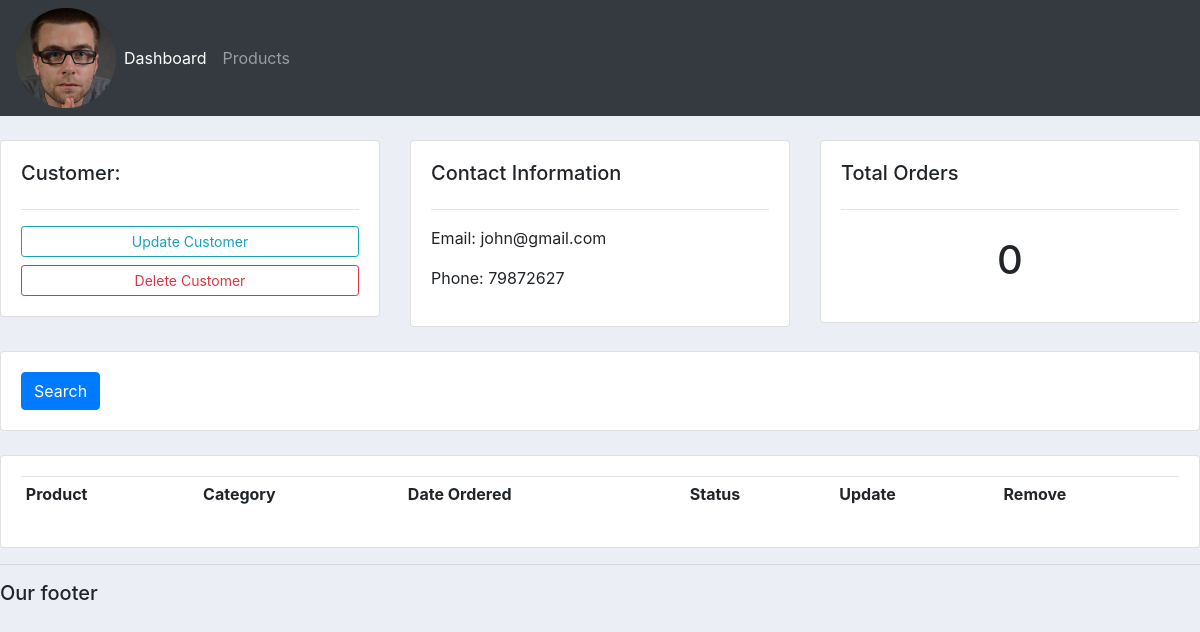
The app's page /customer/1/, older data.
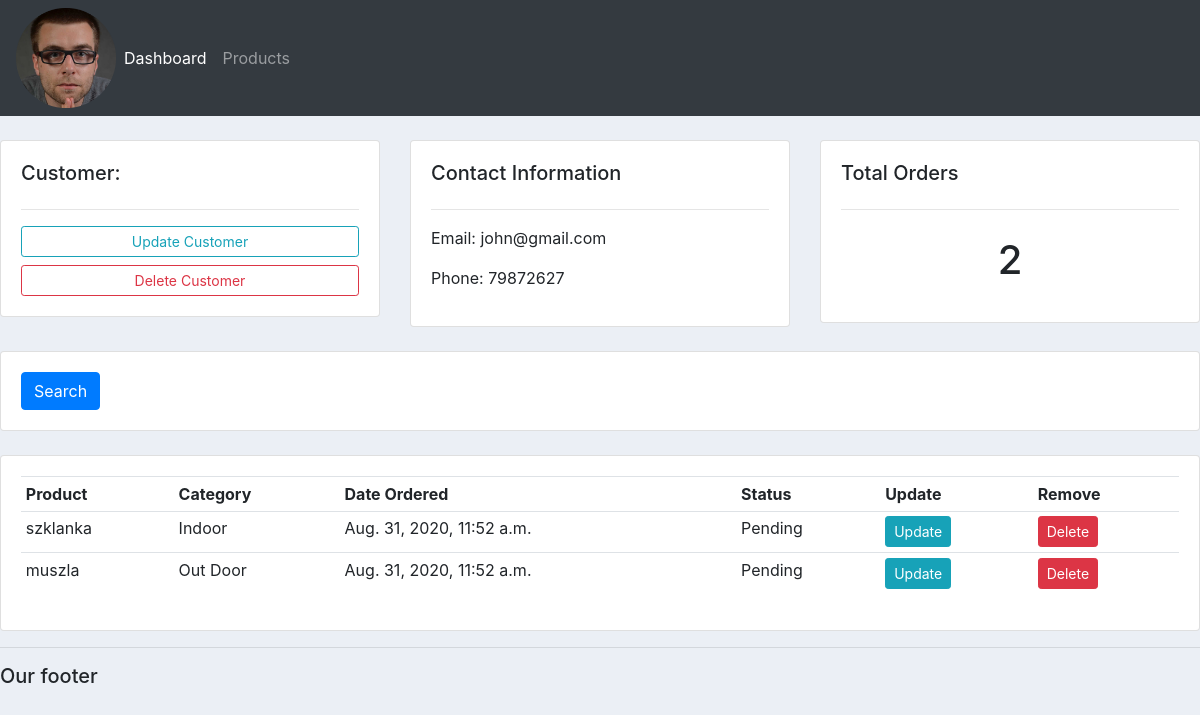
The same page, newer data.
### accounts/models.py (models this page shows, shortened)
class Order(models.Model):
    STATUS = (
        ("Pending", "Pending"),
        ("Out of delivery", "Out of delivery"),
        ("Delivered", "Delivered"),
    )
    customer = models.ForeignKey(Customer, null=True, on_delete=models.SET_NULL)
    product = models.ForeignKey(Product, null=True, on_delete=models.SET_NULL)
    date_created = models.DateTimeField(auto_now_add=True, null=True)
    status = models.CharField(max_length=200, null=True, choices=STATUS)

class Product(models.Model):
    CATEGORY = (
        ("Indoor", "Indoor"),
        ("Out Door", "Out Door"),
    )
    name = models.CharField(max_length=200, null=True)
    price = models.FloatField(null=True)
    category = models.CharField(max_length=200, null=True, choices=CATEGORY)
    description = models.CharField(max_length=200, null=True, blank=True)
    date_created = models.DateTimeField(auto_now_add=True)
    tags = models.ManyToManyField(Tag)
    def __str__(self):
        return self.name

### accounts/views.py (the view)
# urls.py: path('customer/<str:pk_test>/', views.customer, name='customer'),
def customer(request, pk_test):
    customer = Customer.objects.get(id=pk_test)
    orders = customer.order_set.all()
    orders_count = orders.count()
    context = {
        'customer': customer,
        'orders': orders,
        'orders_count': orders_count
    }
    return render(request, 'accounts/customer.html', context)

### accounts/templates/accounts/customer.html
{% extends 'accounts/main.html' %}
{% block content %}
<br>
<div class="row">
    <div class="col-md">
        <div class="card card-body">
            <h5>Customer:</h5>
            <hr>
            <a href="" class="btn btn-outline-info btn-sm btn-block">Update Customer</a>
            <a href="" class="btn btn-outline-danger btn-sm btn-block">Delete Customer</a>
        </div>
    </div>
    <div class="col-md">
        <div class="card card-body">
            <h5>Contact Information</h5>
            <hr>
            <p>Email: {{ customer.email }}</p>
            <p>Phone: {{ customer.phone }}</p>
        </div>
    </div>
    <div class="col-md">
        <div class="card card-body">
            <h5>Total Orders</h5>
            <hr>
            <h1 style="text-align: center;padding: 10px">{{ orders_count }}</h1>
        </div>
    </div>
</div>
<br>
<div class="row">
    <div class="col">
        <div class="card card-body">
            <form method="get">
                <button class="btn btn-primary" type="submit">Search</button>
            </form>
        </div>
    </div>
</div>
<br>
<div class="row">
    <div class="col-md">
        <div class="card card-body">
            <table class="table table-sm">
                <tr>
                    <th>Product</th>
                    <th>Category</th>
                    <th>Date Ordered</th>
                    <th>Status</th>
                    <th>Update</th>
                    <th>Remove</th>
                </tr>
                {% for order in orders %}
                    <tr>
                        <td>{{ order.product }}</td>
                        <td>{{ order.product.category }}</td>
                        <td>{{ order.date_created }}</td>
                        <td>{{ order.status }}</td>
                        <td><a class="btn btn-sm btn-info"  href="{% url 'update_order' order.id %}">Update</a></td>
                        <td><a class="btn btn-sm btn-danger"  href="{% url 'delete_order' order.id %}">Delete</a></td>
                    </tr>
                {% endfor %}
            </table>
        </div>
    </div>
</div>
{% endblock %}

Row changes from the older to the newer data that the page shows:
added Order: product "szklanka", product.category "Indoor", date_created "Aug. 31, 2020, 11:52 a.m.", status "Pending"
added Order: product "muszla", product.category "Out Door", date_created "Aug. 31, 2020, 11:52 a.m.", status "Pending"
Text that changed along with them:
{{ orders_count }}: "0" → "2"
